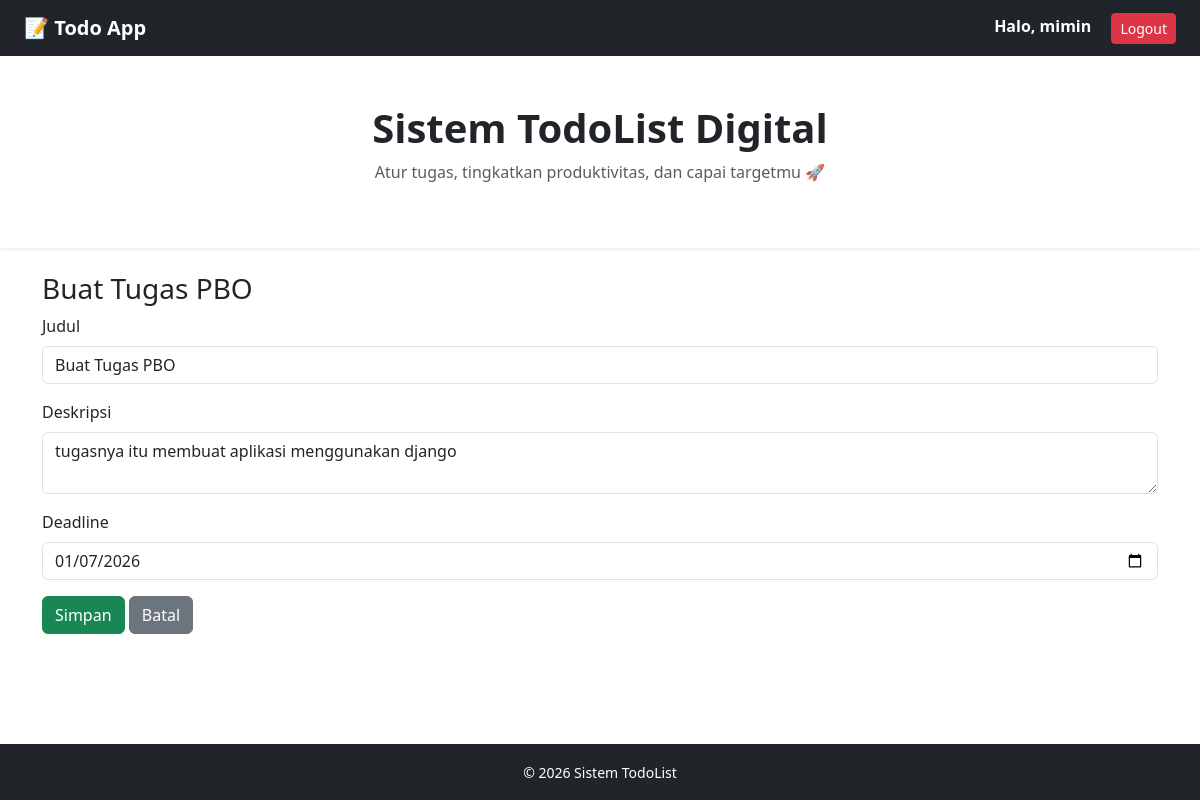
/edit/9/ (signed in), run on the app's committed database.
### tasks/models.py (models this page shows)
class Task(models.Model):
    user = models.ForeignKey(User, on_delete=models.CASCADE)
    title = models.CharField(max_length=200)
    description = models.TextField(blank=True)
    deadline = models.DateField(null=True, blank=True)
    completed = models.BooleanField(default=False)
    created_at = models.DateTimeField(auto_now_add=True)
    def __str__(self):
        return self.title

### tasks/views.py (the view, shortened to what this page needs)
# urls.py: path('edit/<int:id>/', task_update, name='task_update'),
@login_required
def task_update(request, id):
    task = get_object_or_404(Task, id=id, user=request.user)
    return render(request, 'list/list_form.html', {'task': task})

### templates/list/list_form.html (shortened to what this page needs)
{% extends "base.html" %}
{% block content %}
<h3>{{ task|default:"Tambah Task" }}</h3>
<form method="post">
   <div class="mb-3">
    <label class="form-label">Judul</label>
    <input name="title" class="form-control mb-2"
         placeholder="Judul"
         value="{{ task.title|default:'' }}">
  </div>
  <div class="mb-3">
    <label class="form-label">Deskripsi</label>
    <textarea name="description" class="form-control mb-2"
            placeholder="Deskripsi">{{ task.description|default:'' }}</textarea>
  </div>
  <div class="mb-3">
    <label class="form-label">Deadline</label>
    <input type="date" name="deadline"
           class="form-control mb-2"
           value="{{ task.deadline|date:'Y-m-d' }}">
  </div>
  <button class="btn btn-success">Simpan</button>
  <a href="{% url 'task_list' %}" class="btn btn-secondary">Batal</a>
</form>
{% endblock %}

### templates/base.html (shortened to what this page needs)
<!DOCTYPE html>
<html lang="id">
<head>
  <link href="https://cdn.jsdelivr.net/npm/bootstrap@5.3.2/dist/css/bootstrap.min.css" rel="stylesheet">
</head>
<body class="d-flex flex-column min-vh-100">
  <nav class="navbar fw-bold navbar-dark bg-dark px-4">
    <a class="navbar-brand" href="{% url 'task_list' %}">
              📝 Todo App </a>
    {% if user.is_authenticated %}
    <form method="post" action="{% url 'logout' %}" style="display:inline;">
          <span class="text-white me-3">
          Halo, {{ user.username }}
        </span>
            <button type="submit" class="btn btn-danger btn-sm">
              Logout
            </button>
    </form>
    {% endif %}
  </nav>
  <section class="py-5 text-center bg-white shadow-sm">
    <div class="container">
      <h1 class="fw-bold">Sistem TodoList Digital</h1>
      <p class="text-muted mt-2">
        Atur tugas, tingkatkan produktivitas, dan capai targetmu 🚀
      </p>
    </div>
  </section>
  <div class="container mt-4 flex-fill">
    {% block content %}{% endblock %}
  </div>
  <footer class="bg-dark text-white text-center py-3 mt-5">
    <small>© 2026 Sistem TodoList</small>
  </footer>
</body>
</html>

### data on the page
Task: title "Buat Tugas PBO", description "tugasnya itu membuat aplikasi menggunakan django", deadline "01/07/2026"

### other printed values
{{ user.username }} "mimin"
